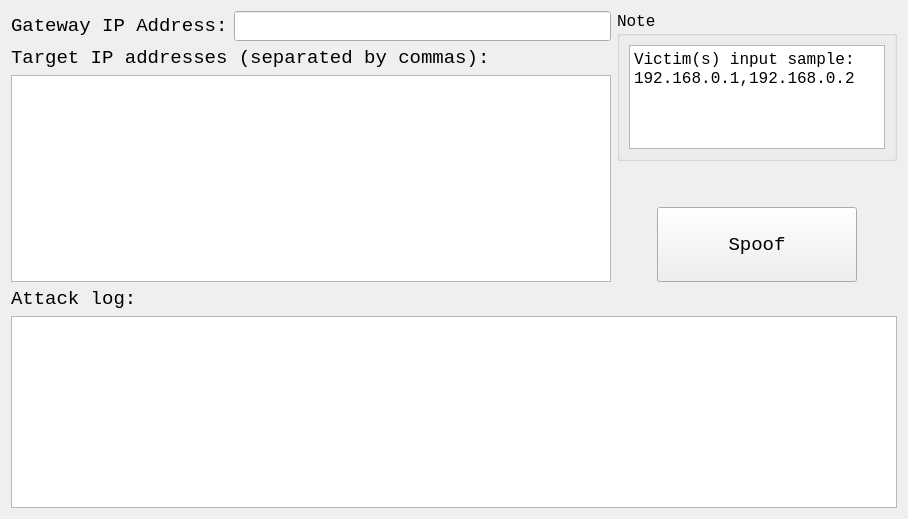
          <widget class="QWidget" name="ARPSpooferTab">
           <attribute name="title">
            <string>ARP Spoofer</string>
           </attribute>
           <layout class="QGridLayout" name="gridLayout_16">
            <item row="0" column="0">
             <layout class="QVBoxLayout" name="verticalLayout_16">
              <item>
               <layout class="QHBoxLayout" name="horizontalLayout_20">
                <item>
                 <layout class="QVBoxLayout" name="verticalLayout_12">
                  <item>
                   <layout class="QHBoxLayout" name="horizontalLayout_18">
                    <item>
                     <widget class="QLabel" name="ip_address_label_4">
                      <property name="font">
                       <font>
                        <family>Monospace</family>
                        <pointsize>14</pointsize>
                       </font>
                      </property>
                      <property name="text">
                       <string>Gateway IP Address:</string>
                      </property>
                     </widget>
                    </item>
                    <item>
                     <widget class="QLineEdit" name="arp_spoof_target">
                      <property name="minimumSize">
                       <size>
                        <width>300</width>
                        <height>0</height>
                       </size>
                      </property>
                      <property name="font">
                       <font>
                        <family>Monospace</family>
                        <pointsize>14</pointsize>
                       </font>
                      </property>
                      <property name="text">
                       <string/>
                      </property>
                     </widget>
                    </item>
                   </layout>
                  </item>
                  <item>
                   <layout class="QVBoxLayout" name="verticalLayout_11">
                    <item>
                     <widget class="QLabel" name="ip_address_label_5">
                      <property name="font">
                       <font>
                        <family>Monospace</family>
                        <pointsize>14</pointsize>
                       </font>
                      </property>
                      <property name="text">
                       <string>Target IP addresses (separated by commas):</string>
                      </property>
                     </widget>
                    </item>
                    <item>
                     <widget class="QPlainTextEdit" name="arp_spoof_victim">
                      <property name="minimumSize">
                       <size>
                        <width>600</width>
                        <height>0</height>
                       </size>
                      </property>
                      <property name="font">
                       <font>
                        <family>Monospace</family>
                        <pointsize>12</pointsize>
                       </font>
                      </property>
                      <property name="plainText">
                       <string/>
                      </property>
                     </widget>
                    </item>
                   </layout>
                  </item>
                 </layout>
                </item>
                <item>
                 <layout class="QVBoxLayout" name="verticalLayout_13">
                  <item>
                   <widget class="QGroupBox" name="groupBox_4">
                    <property name="minimumSize">
                     <size>
                      <width>100</width>
                      <height>100</height>
                     </size>
                    </property>
                    <property name="maximumSize">
                     <size>
                      <width>16777215</width>
                      <height>150</height>
                     </size>
                    </property>
                    <property name="font">
                     <font>
                      <family>Monospace</family>
                      <pointsize>12</pointsize>
                     </font>
                    </property>
                    <property name="title">
                     <string>Note</string>
                    </property>
                    <layout class="QVBoxLayout" name="verticalLayout_15">
                     <item>
                      <widget class="QTextBrowser" name="textBrowser_4">
                       <property name="font">
                        <font>
                         <family>Monospace</family>
                         <pointsize>12</pointsize>
                        </font>
                       </property>
                       <property name="html">
                        <string>&lt;!DOCTYPE HTML PUBLIC &quot;-//W3C//DTD HTML 4.0//EN&quot; &quot;http://www.w3.org/TR/REC-html40/strict.dtd&quot;&gt;
&lt;html&gt;&lt;head&gt;&lt;meta name=&quot;qrichtext&quot; content=&quot;1&quot; /&gt;&lt;style type=&quot;text/css&quot;&gt;
p, li { white-space: pre-wrap; }
&lt;/style&gt;&lt;/head&gt;&lt;body style=&quot; font-family:'Monospace'; font-size:12pt; font-weight:400; font-style:normal;&quot;&gt;
&lt;p style=&quot; margin-top:0px; margin-bottom:0px; margin-left:0px; margin-right:0px; -qt-block-indent:0; text-indent:0px;&quot;&gt;Victim(s) input sample:&lt;/p&gt;
&lt;p style=&quot; margin-top:0px; margin-bottom:0px; margin-left:0px; margin-right:0px; -qt-block-indent:0; text-indent:0px;&quot;&gt;192.168.0.1,192.168.0.2&lt;/p&gt;&lt;/body&gt;&lt;/html&gt;</string>
                       </property>
                      </widget>
                     </item>
                    </layout>
                   </widget>
                  </item>
                  <item>
                   <spacer name="verticalSpacer_4">
                    <property name="orientation">
                     <enum>Qt::Vertical</enum>
                    </property>
                    <property name="sizeHint" stdset="0">
                     <size>
                      <width>20</width>
                      <height>40</height>
                     </size>
                    </property>
                   </spacer>
                  </item>
                  <item>
                   <layout class="QHBoxLayout" name="horizontalLayout_19">
                    <item>
                     <spacer name="horizontalSpacer_10">
                      <property name="orientation">
                       <enum>Qt::Horizontal</enum>
                      </property>
                      <property name="sizeHint" stdset="0">
                       <size>
                        <width>40</width>
                        <height>20</height>
                       </size>
                      </property>
                     </spacer>
                    </item>
                    <item>
                     <widget class="QPushButton" name="arp_spoof_button">
                      <property name="minimumSize">
                       <size>
                        <width>200</width>
                        <height>75</height>
                       </size>
                      </property>
                      <property name="font">
                       <font>
                        <family>Monospace</family>
                        <pointsize>14</pointsize>
                       </font>
                      </property>
                      <property name="text">
                       <string>Spoof</string>
                      </property>
                     </widget>
                    </item>
                    <item>
                     <spacer name="horizontalSpacer_11">
                      <property name="orientation">
                       <enum>Qt::Horizontal</enum>
                      </property>
                      <property name="sizeHint" stdset="0">
                       <size>
                        <width>40</width>
                        <height>20</height>
                       </size>
                      </property>
                     </spacer>
                    </item>
                   </layout>
                  </item>
                 </layout>
                </item>
               </layout>
              </item>
              <item>
               <layout class="QVBoxLayout" name="verticalLayout_14">
                <item>
                 <widget class="QLabel" name="label_5">
                  <property name="font">
                   <font>
                    <family>Monospace</family>
                    <pointsize>14</pointsize>
                   </font>
                  </property>
                  <property name="text">
                   <string>Attack log:</string>
                  </property>
                 </widget>
                </item>
                <item>
                 <widget class="QTextBrowser" name="arp_spoof_log">
                  <property name="font">
                   <font>
                    <family>Monospace</family>
                    <pointsize>12</pointsize>
                   </font>
                  </property>
                  <property name="html">
                   <string>&lt;!DOCTYPE HTML PUBLIC &quot;-//W3C//DTD HTML 4.0//EN&quot; &quot;http://www.w3.org/TR/REC-html40/strict.dtd&quot;&gt;
&lt;html&gt;&lt;head&gt;&lt;meta name=&quot;qrichtext&quot; content=&quot;1&quot; /&gt;&lt;style type=&quot;text/css&quot;&gt;
p, li { white-space: pre-wrap; }
&lt;/style&gt;&lt;/head&gt;&lt;body style=&quot; font-family:'Monospace'; font-size:12pt; font-weight:400; font-style:normal;&quot;&gt;
&lt;p style=&quot;-qt-paragraph-type:empty; margin-top:0px; margin-bottom:0px; margin-left:0px; margin-right:0px; -qt-block-indent:0; text-indent:0px;&quot;&gt;&lt;br /&gt;&lt;/p&gt;&lt;/body&gt;&lt;/html&gt;</string>
                  </property>
                 </widget>
                </item>
               </layout>
              </item>
             </layout>
            </item>
           </layout>
          </widget>
